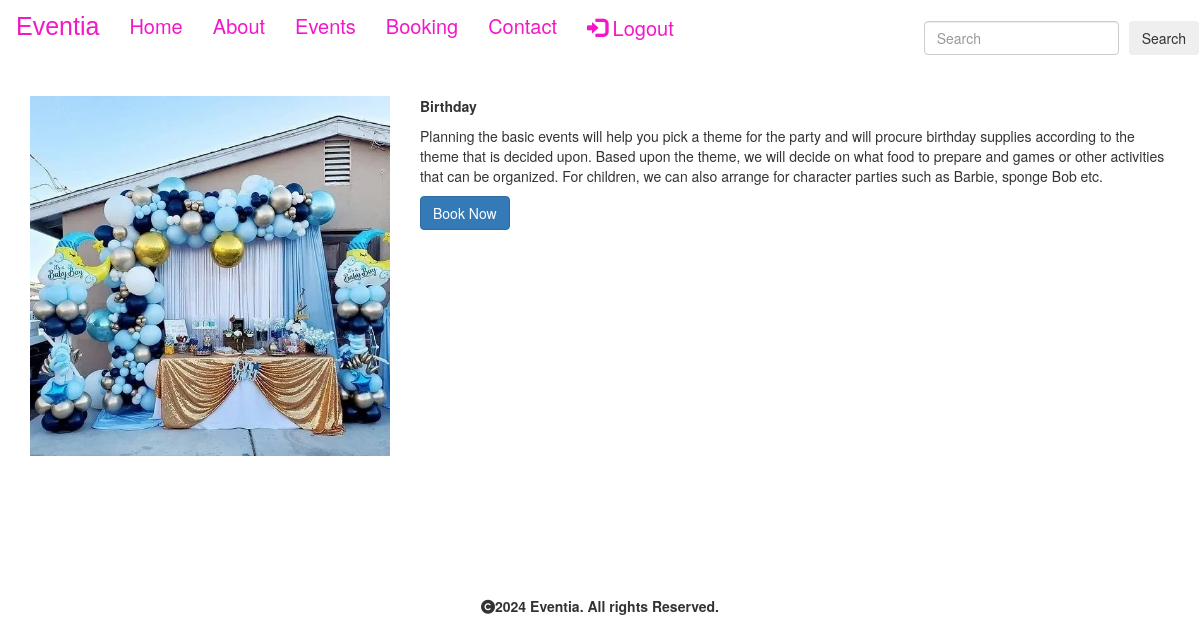
Page /details/Birthday (signed in) on the committed database.
### eventapp/models.py (models this page shows, shortened)
class Event(models.Model):
    img=models.ImageField(upload_to="images",null=True,blank=True)
    name=models.CharField(max_length=50)
    desc=models.CharField(max_length=500)

### eventapp/views.py (the view)
# urls.py: path('details/<p>',views.details,name='details'),
@login_required
def details(request,p):
    e = Event.objects.filter(name=p)
    return render(request, 'details.html', {'e':e})

### template/details.html
{% extends 'base.html' %}
{% load static %}
{% block content %}
<br>
<div class="container" style="margin-bottom:100px;">
    <div class="row mt-2">
      {% for i in e %}
      <div class="col-sm-4 mb-3">
          <img src="{{ i.img.url }}" alt="img" class="img-fluid" style="max-height:400px; max-width:100%;">
      </div>
      <div class="col-sm-8 mb-3">
          <p><b>{{ i.name }}</b></p>
          <p>{{ i.desc }}</p>
          <a href="{% url 'eventapp:booking' %}" class="btn btn-primary">Book Now</a>
      </div>
      {% endfor %}
  </div>
</div>
{% endblock %}

### rows in the picture
Event: img (picture), name "Birthday", desc "Planning the basic events will help you pick a theme for the party and will procure birthday supplies according to the theme that is decided upon. Based upon the theme, we will decide on what food to prepare and games or other activities that can be organized. For children, we can also arrange for character parties such as Barbie, sponge Bob etc."
